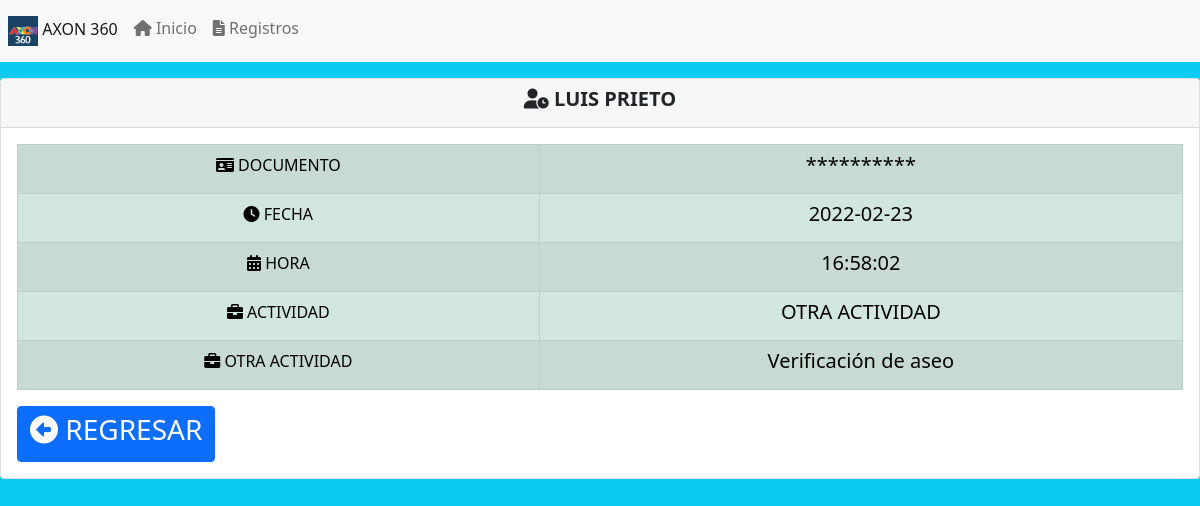
Page /?controlador=empleados&accion=consultar&id=111 on the committed database.
### tables this page shows
CREATE TABLE `registros` (
  `id` int(11) NOT NULL,
  `nombre` varchar(100) NOT NULL,
  `documento` bigint(30) NOT NULL,
  `fecha` date NOT NULL DEFAULT current_timestamp(),
  `hora` time NOT NULL DEFAULT current_timestamp(),
  `actividad` varchar(100) NOT NULL,
  `otra` varchar(50) NOT NULL
);

### controller/controlador_empleados.php (called while the page is built, shortened)
<?php
class ControladorEmpleados{
    public function consultar(){
        $id=$_GET['id'];
        $empleado=Empleado::buscar($id);
        include_once("view/empleados/consultar.php");
    }
}
?>

### index.php (called while the page is built, shortened)
<?php
$accion="inicio";
include_once("model/empleado.php");
include_once('view/layouts/header.php');
include_once('view/layouts/footer.php');
if (isset($_GET['controlador']) && isset($_GET['accion'])){
    if(($_GET['controlador']!="") && ($_GET['accion']!="") ){
        $accion = $_GET['accion'];
    }
}
$controlador = new $ObjetoControlador();
$controlador->$accion();
?>

### model/empleado.php (called while the page is built, shortened)
<?php
class Empleado{
    public function __construct($id, $nombre, $documento, $fecha, $hora, $actividad, $otra){
        $this->nombre=$nombre;
        $this->fecha=$fecha;
        $this->hora=$hora;
        $this->actividad=$actividad;
        $this->otra=$otra;
    }
    public static function buscar($id){
        $conexionBD=Database::conectar();
        $sql=$conexionBD->prepare("SELECT * FROM registros WHERE id =?");
        $sql->execute(array($id));
        $empleado=$sql->fetch();
        return new Empleado($empleado['id'], $empleado['nombre'], $empleado['documento'], $empleado['fecha'], $empleado['hora'], $empleado['actividad'], $empleado['otra']);
    }
}
?>

### view/empleados/consultar.php (the view)
<?php
include_once('view/layouts/header.php');
?>
<div class="card mt-3">
    <div class="card-header text-center">
        <h5><b><i class="fa-solid fa-user-clock"></i> <?php echo  $empleado->nombre; ?></b></h5>
    </div>
    <div class="card-body">
     <table class="table table-success table-bordered text-center table-striped">
     <tr>
        <td><i class="fa-solid fa-id-card"></i> DOCUMENTO</td>
        <td><h5><?php echo "**********"; ?></h5></td>
     </tr>
     <tr>
        <td><i class="fa-solid fa-clock"></i> FECHA</td>
        <td><h5><?php echo  $empleado->fecha; ?></h5></td>
      </tr>
      <tr>
        <td><i class="fa-solid fa-calendar-days"></i> HORA</td>
        <td><h5><?php echo  $empleado->hora; ?></h5></td>
      </tr>
      <tr>
        <td><i class="fa-solid fa-briefcase"></i> ACTIVIDAD</td>
        <td><h5><?php echo $empleado->actividad; ?></h5></td>
      </tr>
      <tr>
        <td><i class="fa-solid fa-briefcase"></i> OTRA ACTIVIDAD</td>
        <td><h5><?php echo $empleado->otra; ?></h5></td>
      </tr>
     </table>
     <a href="?controlador=empleados&accion=inicio" class="btn btn-primary"><h3><i class="fa-solid fa-circle-left"></i> REGRESAR</h3></a>
    </div>
</div>
<?php
include_once('view/layouts/footer.php');
?>

### rows in the picture
registros: nombre "LUIS PRIETO", fecha "2022-02-23", hora "16:58:02", actividad "OTRA ACTIVIDAD", otra "Verificación de aseo"
